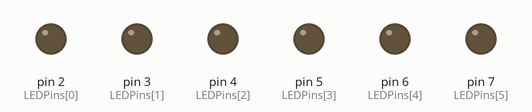
Simulated run of this sketch. Board: Arduino Uno, built with avr-gcc and run on an emulated ATmega328P. Shown: output pins drawn as LEDs (lit = HIGH).

Above: at 0.1 s.
At 0.5 s:
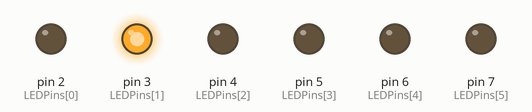
At 0.7 s:
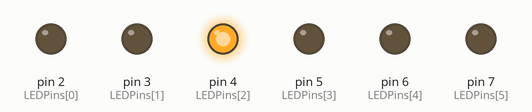
At 1.3 s:
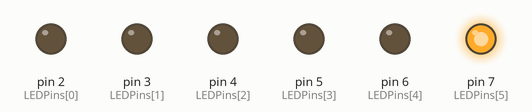
At 2.1 s:
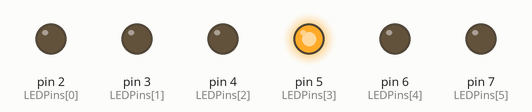
At 2.7 s:
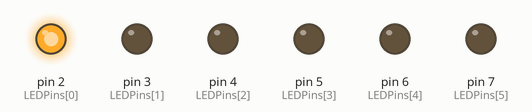
Timing chart, 0 to 3.0 s (numbered marks = the images above):
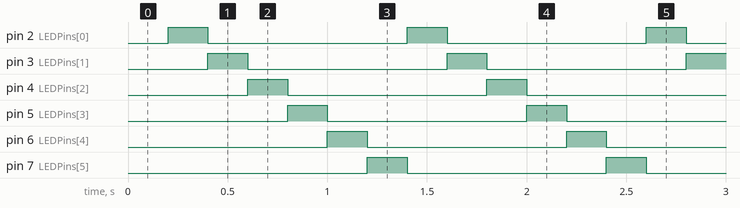

Measured:
- by itself, pin 2 (LEDPins[0]), pin 3 (LEDPins[1]), pin 4 (LEDPins[2]), pin 5 (LEDPins[3]), pin 6 (LEDPins[4]), pin 7 (LEDPins[5]): alternates HIGH for 0.20 s and LOW for 1.0 s
- by itself, everything shown: repeats every 1.2 s, in 6 steps

The sketch:

luminite.ino
```cpp
int LEDPins[]= {2, 3, 4, 5, 6, 7};
int ledactual=5;
int timppeled=200;
unsigned long ultimastare=0;
void setup() {
  // put your setup code here, to run once:
  for(int i = 0; i< 6; i++){
    pinMode(LEDPins[i], OUTPUT);
  }
}
void loop() {
  // put your main code here, to run repeatedly:
  unsigned long timp = millis();
  if(timp-ultimastare>=timppeled){
    digitalWrite(LEDPins[ledactual],LOW);
    ledactual=(ledactual+1)%6;
    digitalWrite(LEDPins[ledactual],HIGH);
    ultimastare=timp;
  }
}
```
